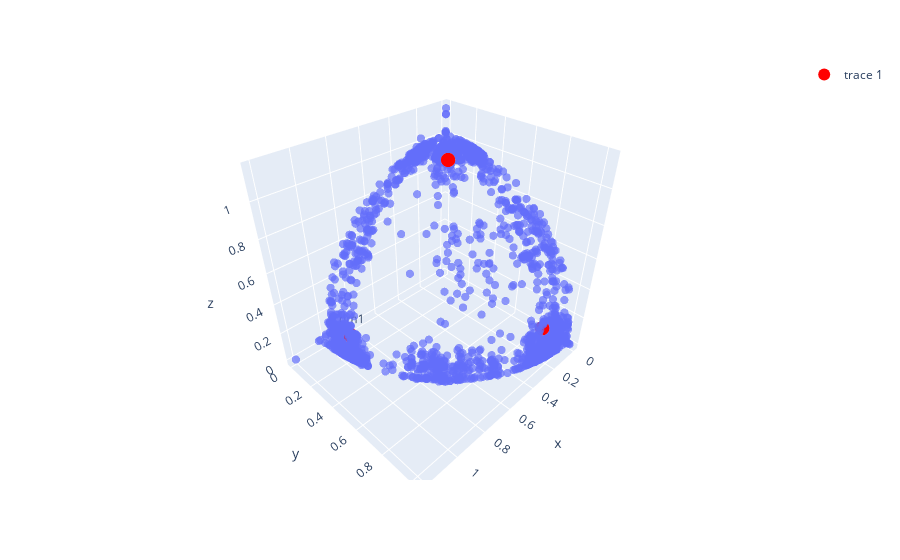

Notebook cell for this chart:
### Code cell
fig = ex.scatter_3d(
    x=extras.archive.results.optimal_outputs["f_1"],
    y=extras.archive.results.optimal_outputs["f_2"],
    z=extras.archive.results.optimal_outputs["f_3"],
    opacity=0.7,
    size=[5]*len(extras.archive.results.optimal_outputs["f_1"]),
    size_max=8,
)
# marker line width = 0
fig.update_traces(marker=dict(line=dict(width=0)))

fig.add_scatter3d(
    x=[solutions[dm]["f_1"] for dm in solutions],
    y=[solutions[dm]["f_2"] for dm in solutions],
    z=[solutions[dm]["f_3"] for dm in solutions],
    mode="markers+text",
    marker=dict(size=5, color="red"),
    text=["dm1"],
    textposition="top center",
)

### Figure 1 — Plotly figure (JSON) as saved in the notebook; plotly's stock layout.template omitted (floating-point values rounded to 4 significant figures; data arrays with more than 128 entries replaced by an {"elided": "..."} marker saying what was removed)
{"data": [{"hovertemplate": "x=%{x}<br>y=%{y}<br>z=%{z}<br>size=%{marker.size}<extra></extra>", "legendgroup": "", "marker": {"color": "#636efa", "line": {"width": 0}, "opacity": 0.7, "size": {"elided": "2693 int values"}, "sizemode": "area", "sizeref": 0.07812, "symbol": "circle"}, "mode": "markers", "name": "", "scene": "scene", "showlegend": false, "type": "scatter3d", "x": {"elided": "2693 float values"}, "y": {"elided": "2693 float values"}, "z": {"elided": "2693 float values"}}, {"marker": {"color": "red", "size": 5}, "mode": "markers+text", "text": ["dm1"], "textposition": "top center", "type": "scatter3d", "x": [0.95, 0.21, 0.23], "y": [0.2, 0.95, 0.24], "z": [0.15, 0.21, 0.98]}], "layout": {"legend": {"itemsizing": "constant", "tracegroupgap": 0}, "margin": {"t": 60}, "scene": {"domain": {"x": [0, 1], "y": [0, 1]}, "xaxis": {"title": {"text": "x"}}, "yaxis": {"title": {"text": "y"}}, "zaxis": {"title": {"text": "z"}}}}}
